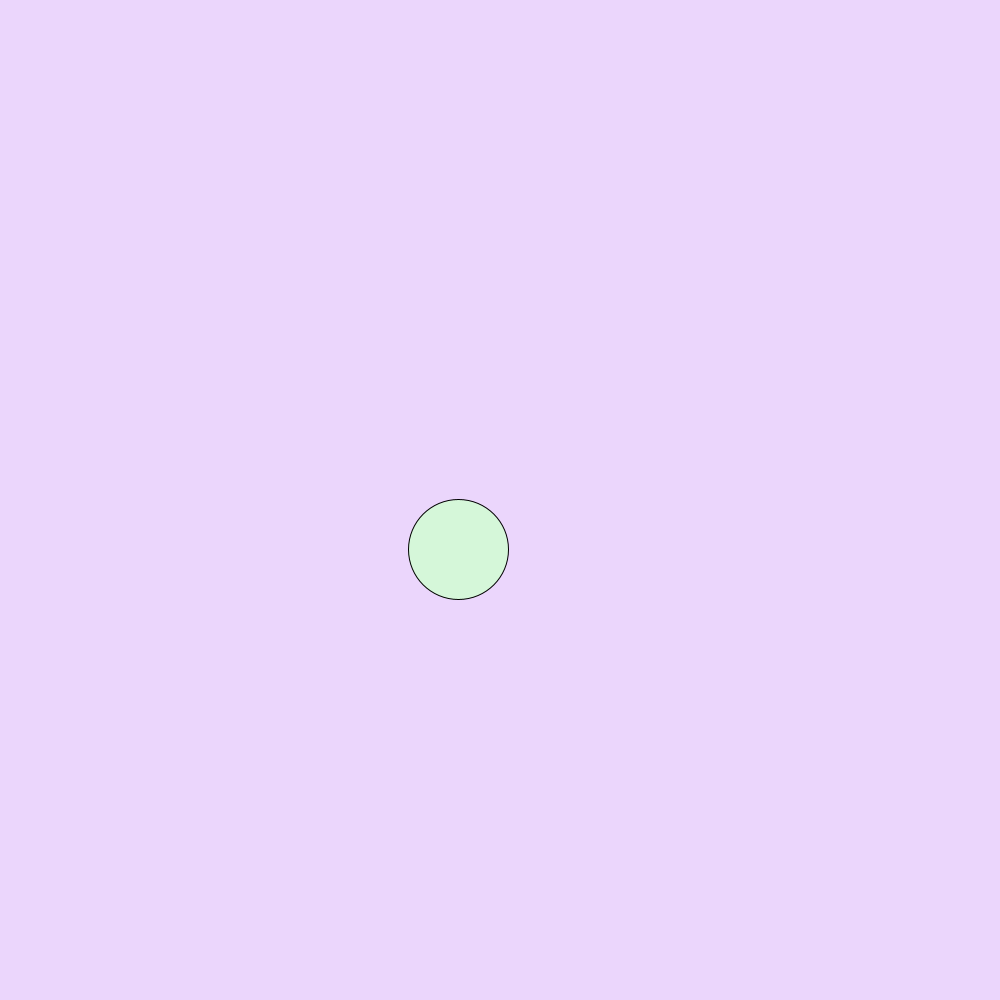
Frame 1 (no input)
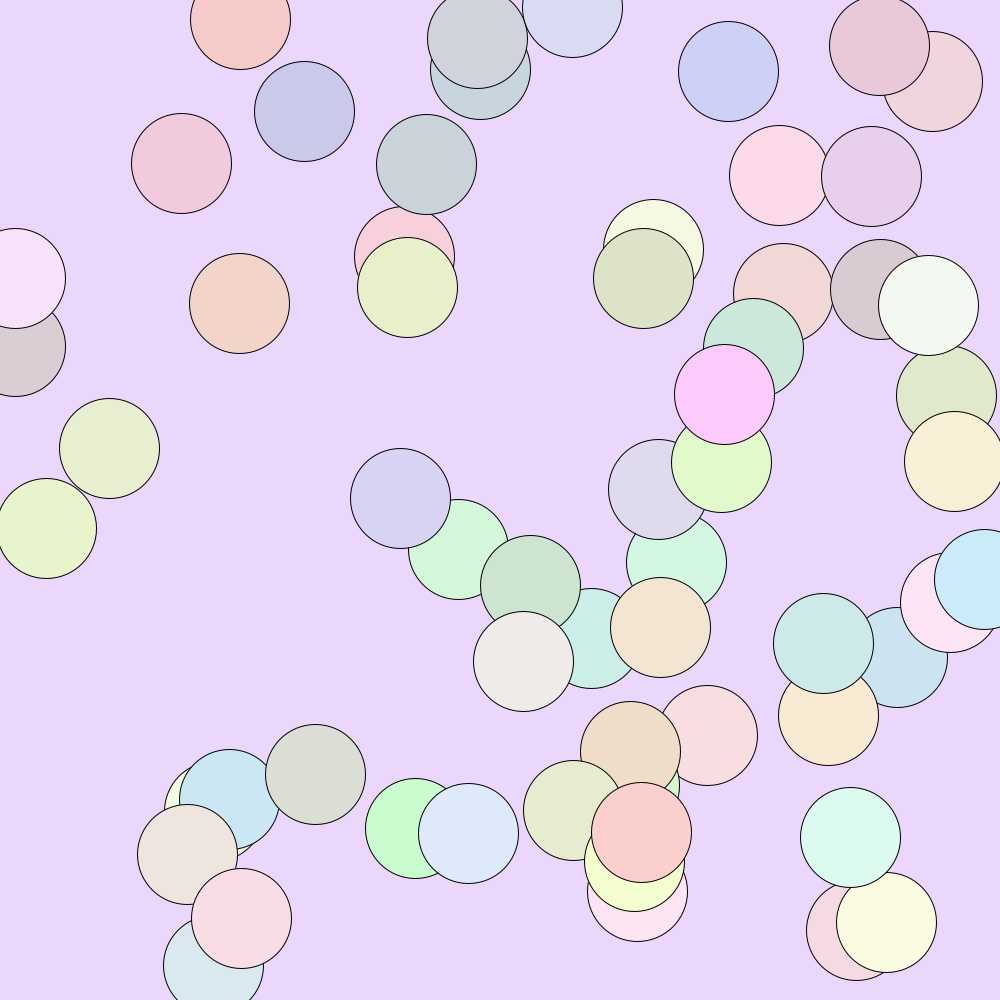
Frame 60 (the mouse pressed at the canvas centre just before this capture)
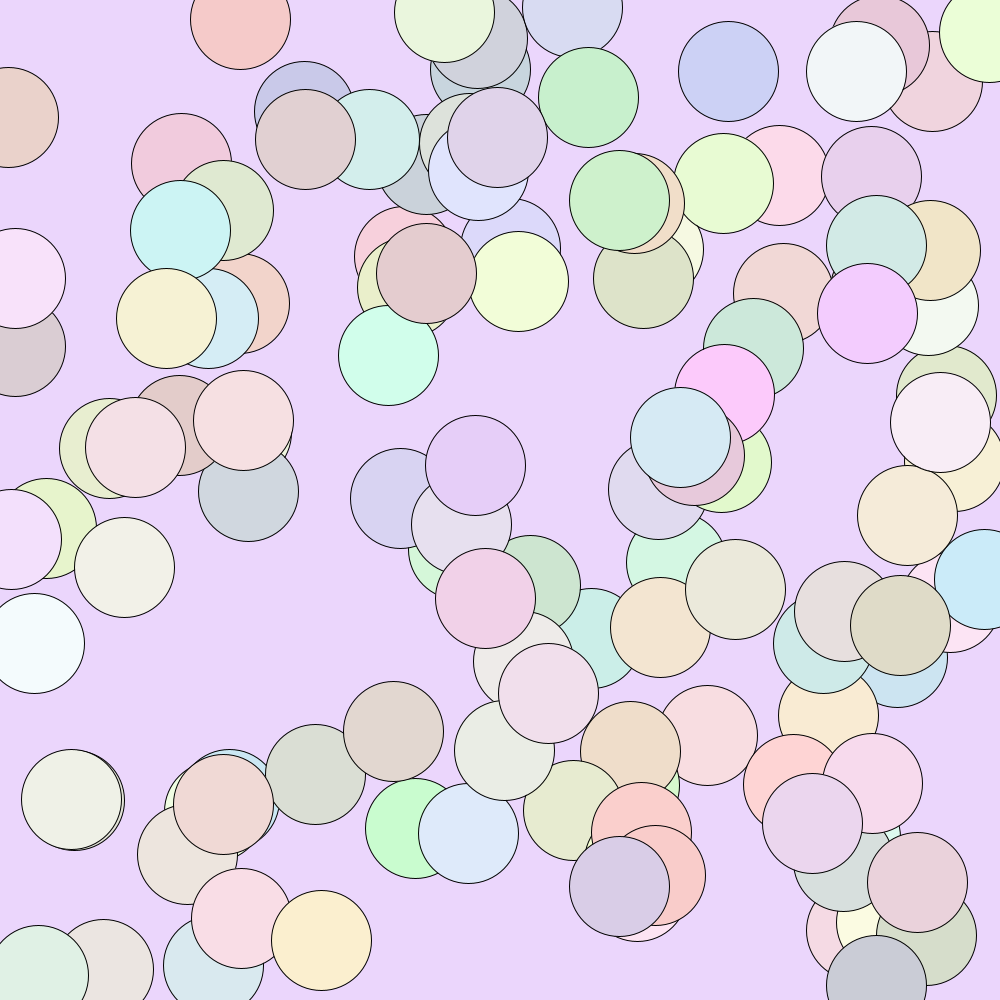
Frame 120 (the mouse held since frame 60 and released just before this capture)

The Processing sketch that drew these frames (run headless with seeded random() and noise(); from frame 60 on, the mouse is pressed at the canvas centre):

// Processing sketch: Rainbow_Popcorn
// ── Rainbow_Popcorn.pde
float circleX; 
float circleY;

void setup() {
  
  size(1000, 1000);
  background(random(200, 255), random(200, 255), random(200, 255));
  frameRate(60);
}
void draw() {
  
  fill(random(200, 255), random(200, 255), random(200, 255));
  circleX = random(width);
  circleY = random(height);
  ellipse(circleX, circleY, 100, 100);
  
  println(frameCount);
  save("Rainbow Popcorn.png");
}
